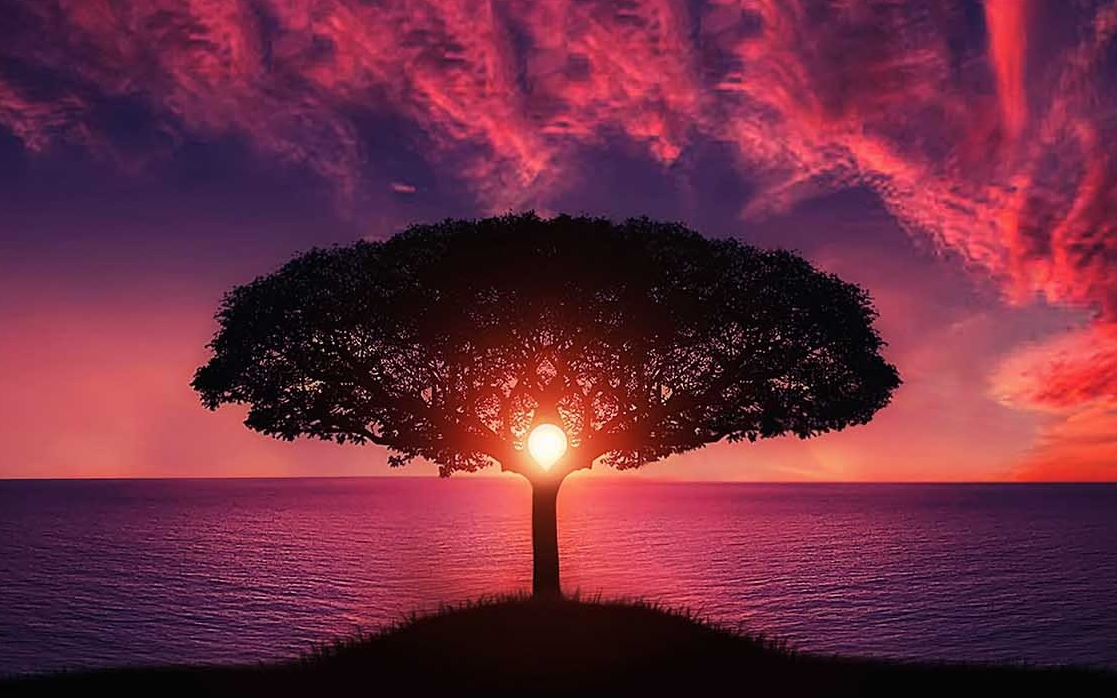
#> input picture software/nature_picture2.png, 1117 x 698 px
$ python test2.py
#> lines starting #> are read from the running program, lines starting #| are printed output that depends on the picture
import sys
import serial
from PIL import Image, ImagePalette, ImageDraw

width = 280
height = 480

picture_path = "nature_picture2.png"
if len(sys.argv) == 2:
    picture_path = sys.argv[1]

def color_to_char(c):
    if not(0 <= c < 4):
        raise Exception("The image must have a palette that exactly matches the ePaper! We got c=%r." % (c,))
    return b' -+#'[c:c+1]

#palette = ('RGB', ImagePalette.ImagePalette(b'\x00\x00\x00\xff\xff\xff\x00\xff\x00\x00\x00\xff\xff\x00\x00\xff\xff\x00\xff\x80\x00'))
palette_image = Image.new(mode="P", size=(1,1))
# Theoretical palette with full colors.
#palette_image.putpalette(b'\x00\x00\x00\xff\xff\xff\x00\xff\x00\x00\x00\xff\xff\x00\x00\xff\xff\x00\xff\x80\x00')
# More realistic palette. Colors are extract from a photo of the actual display.
#palette_image.putpalette(b'5-O\xcb\xc4\xb9[\x81vRJ\x80\xc0WS\xd7\xc0n\xd1~`')
palette_image.putpalette(b'\0\0\0\x55\x55\x55\xab\xab\xab\xff\xff\xff')

tty = serial.Serial("/dev/ttyACM0")
#tty.write(b"\x03I\nC\nD\n")
tty.write(b"\x03I\nD\n")
with Image.open(picture_path) as im:
#> im is the input picture: PIL image 1117x698 RGBA; mean R, G, B, A 109.4, 43.6, 64.1, 255
    if im.size[0] > width or im.size[1] > height:
        im = im.resize((width, height))
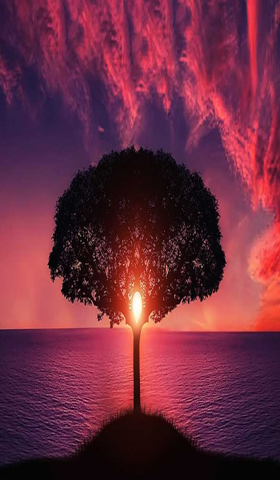
#> im: PIL image 280x480 RGBA; mean R, G, B, A 109.4, 43.6, 64.1, 255

    #print(repr(im.palette.colors))
    #print(repr(im.palette.getdata()))

    # This won't work because pillow ignores our palette. It only accepts WEB or ADAPTIVE.
    #im = im.convert(mode="P", dither=Image.Dither.FLOYDSTEINBERG, palette=palette, colors=6)

    # We can use quantize(), which does support a palette; but we have to convert to RGB first
    # because quantize() won't work with "P" or "RGBA" images.
    if True:
        im = im.convert(mode="RGB")
#> im: PIL image 280x480 RGB
        im = im.quantize(colors=4, palette=palette_image)
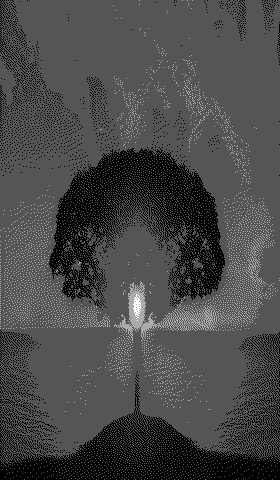
#> im: PIL image 280x480 P; min 0, max 255, mean 71.9
    #print(repr(im.palette.colors))

    if False:
        draw = ImageDraw.Draw(im)
        draw.ellipse(((610, 350), (630, 370)), fill=2, outline=2)

    for y in range(height):
        row = b""
        for x in range(width):
            if x < im.size[0] and y < im.size[1]:
                row += color_to_char(im.getpixel((x, y)))
            else:
                row += ' '
        tty.write(row + b"\n")
        #print(row + b"\n")

$ run again, with software/CSIRO ScienceImage 3881 Five Antennas at Narrabri.png copied over software/nature_picture2.png
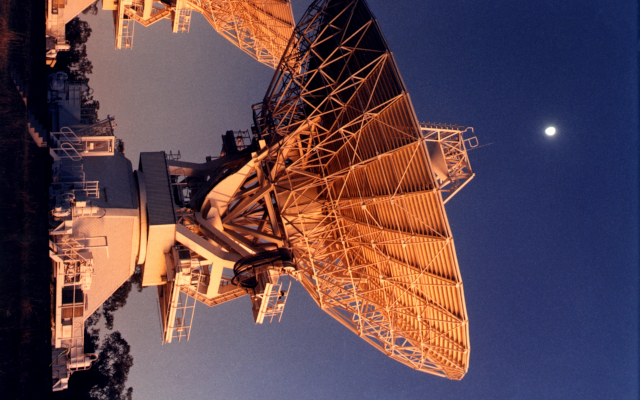
#> input picture software/CSIRO ScienceImage 3881 Five Antennas at Narrabri.png, 640 x 400 px
#> im is the input picture: PIL image 640x400 RGBA; mean R, G, B, A 93.9, 69.8, 78.7, 255
#> `im = im.resize((width, height))`:
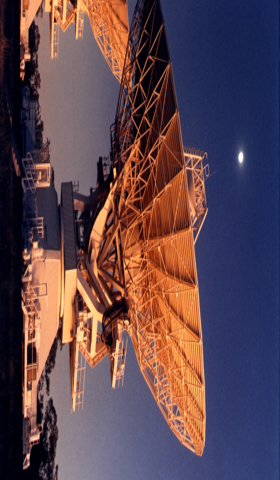
#> im: PIL image 280x480 RGBA; mean R, G, B, A 93.9, 69.8, 78.7, 255
#> `im = im.quantize(colors=4, palette=palette_image)`:
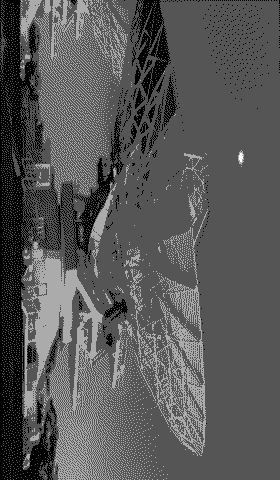
#> im: PIL image 280x480 P; min 0, max 255, mean 87.4

$ run again, with software/Vespula germanica Richard Bartz.png copied over software/nature_picture2.png
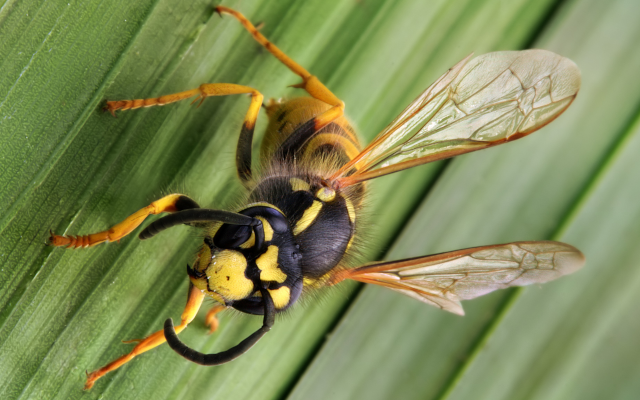
#> input picture software/Vespula germanica Richard Bartz.png, 640 x 400 px
#> im is the input picture: PIL image 640x400 RGBA; mean R, G, B, A 126.7, 137.3, 85, 255
#> `im = im.resize((width, height))`:
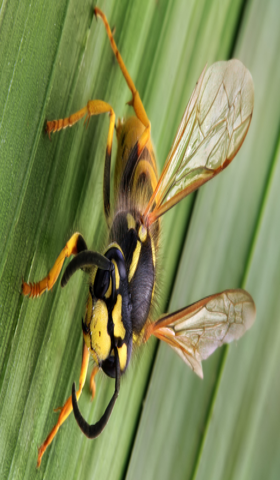
#> im: PIL image 280x480 RGBA; mean R, G, B, A 126.7, 137.3, 85, 255
#> `im = im.quantize(colors=4, palette=palette_image)`:
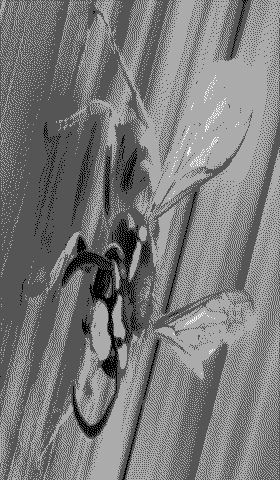
#> im: PIL image 280x480 P; min 0, max 255, mean 122.3
